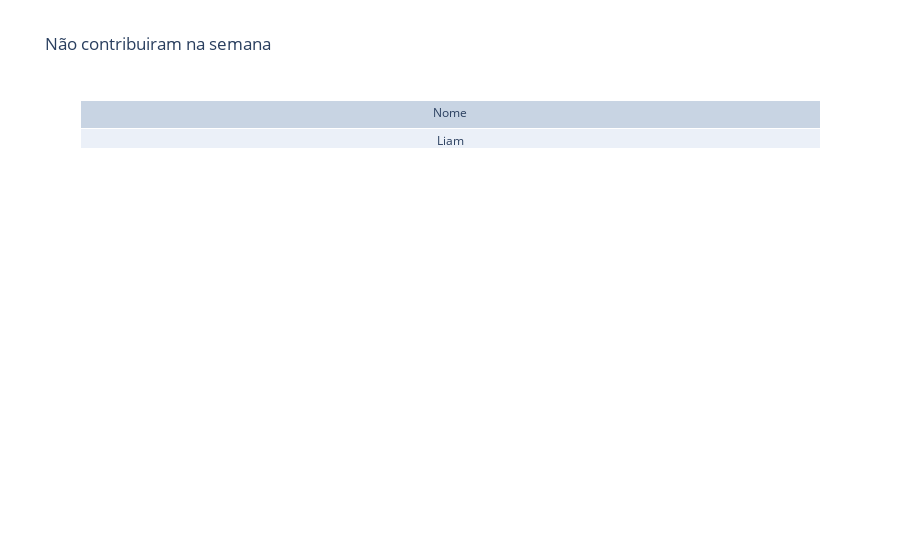

Notebook cell for this chart:
### Code cell
list_emails = [key for key, value in email_dict.items() if value == 0]

fig = go.Figure(data=[go.Table(header=dict(values=['Nome']),
    cells=dict(values=[[list_emails]]))
    ],
    layout=go.Layout(title='Não contribuiram na semana')
)

fig.show()

### Figure 1 — Plotly figure (JSON) as saved in the notebook; plotly's stock layout.template omitted (floating-point values rounded to 4 significant figures)
{"data": [{"cells": {"values": [[["Liam"]]]}, "header": {"values": ["Nome"]}, "type": "table"}], "layout": {"title": {"text": "Não contribuiram na semana"}}}
